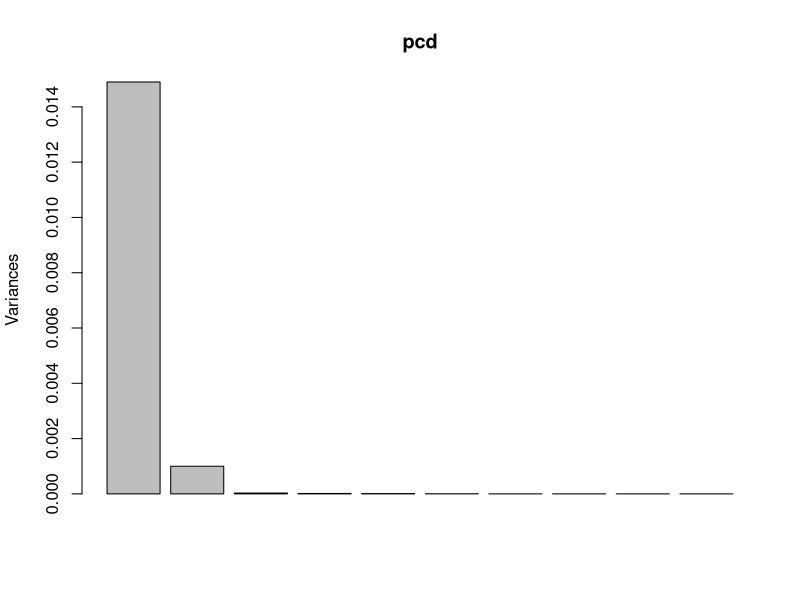
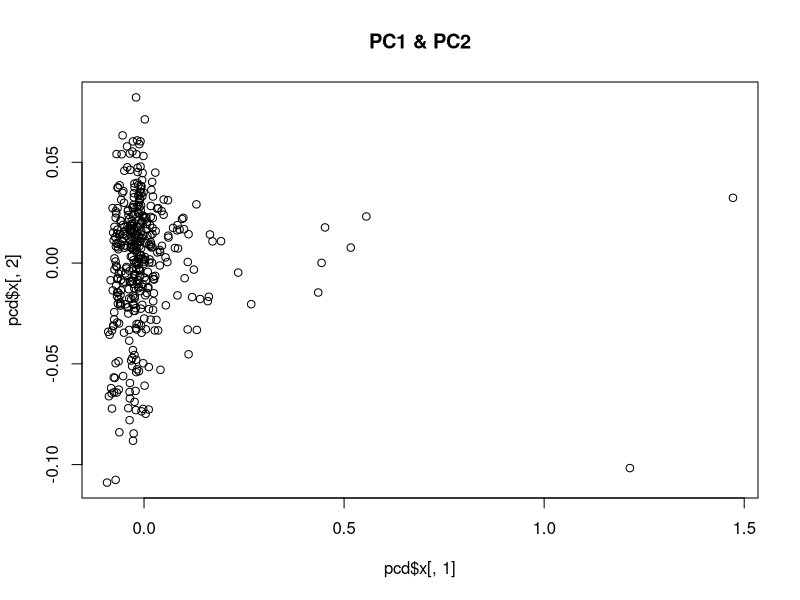
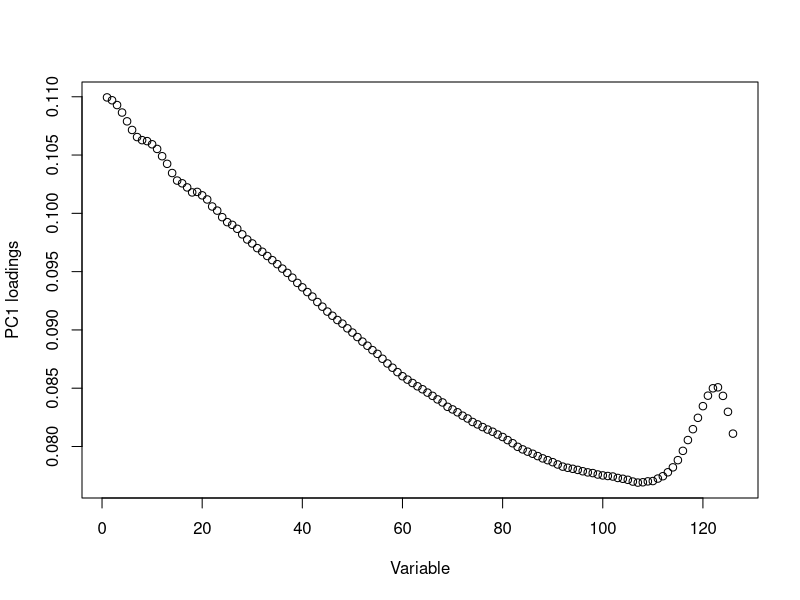
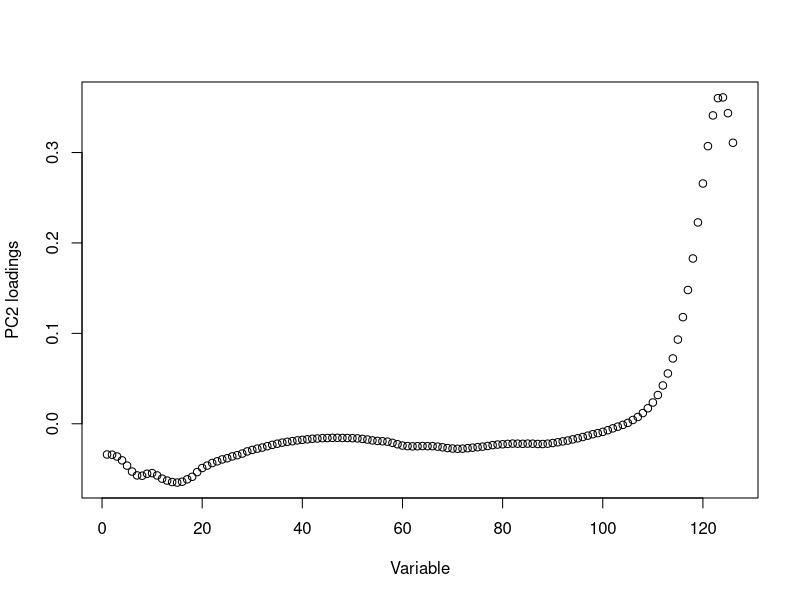
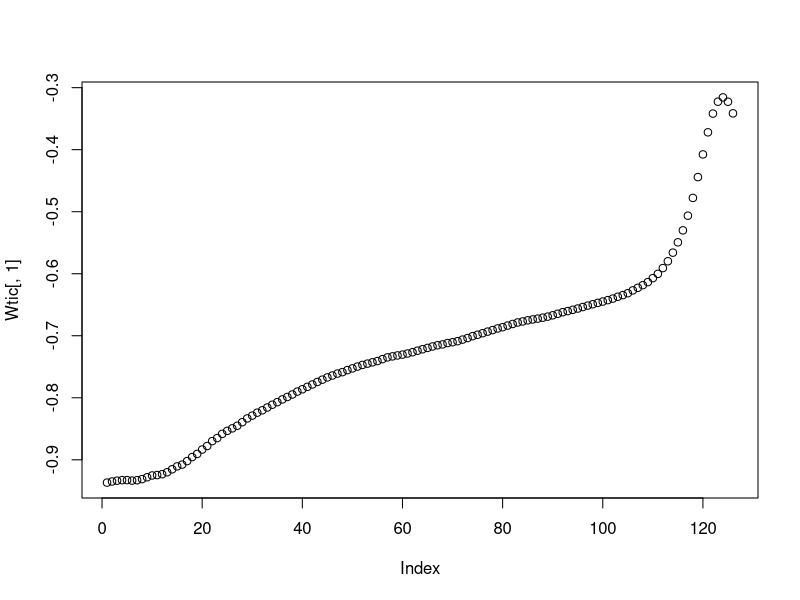
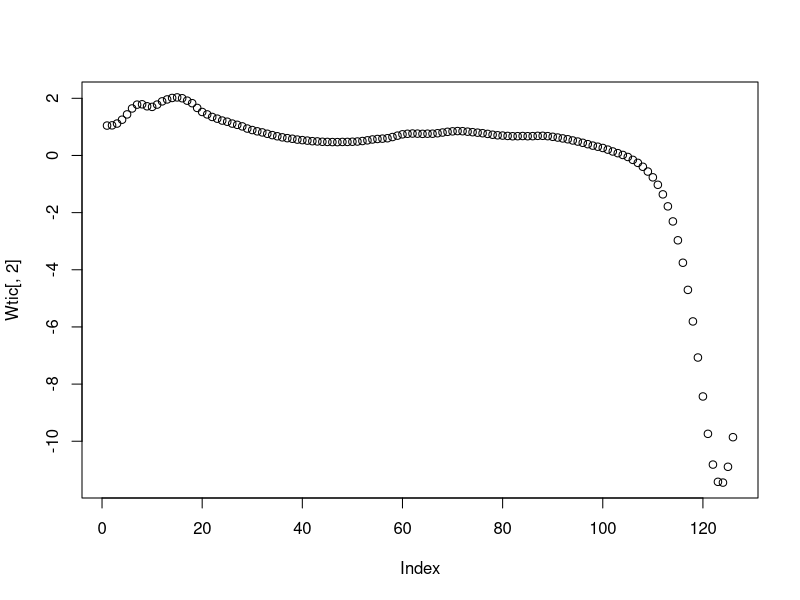
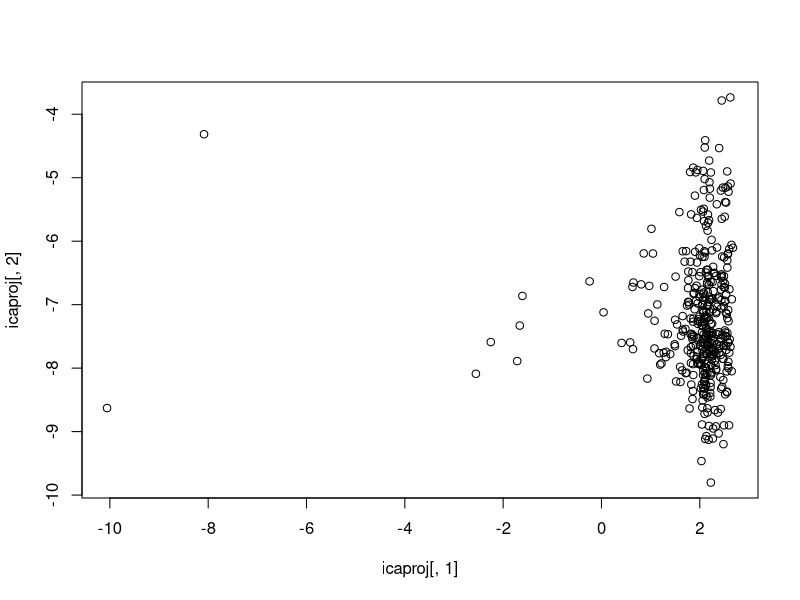
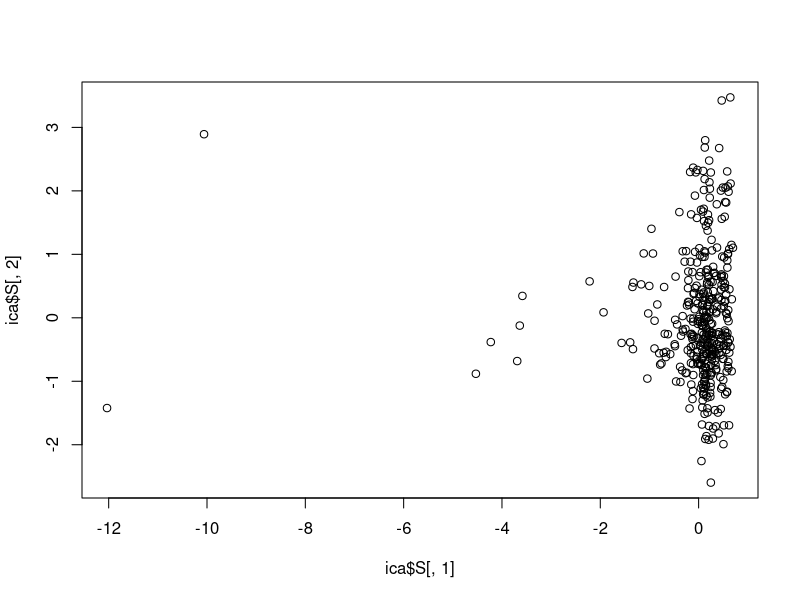

Write the R code that produced these figures, in order.


spectra = read.csv("NIRSpectra.csv", header=TRUE, sep=";", dec=",")

label = spectra$Viscosity

spectra$Viscosity = c()

pcd = prcomp(spectra)

lambda = pcd$sdev^2
#lambda

sprintf("%2.3f", lambda/sum(lambda) * 100)

screeplot(pcd)

plot(pcd$x[,1], pcd$x[,2], main="PC1 & PC2")

# Yes there are some unusual (outliers) diesel fuels. 

U = pcd$rotation

plot(U[,1], xlab="Variable", ylab="PC1 loadings")

plot(U[,2], xlab="Variable", ylab="PC2 loadings")

# The last ten variables explains most of PC2

#install.packages("fastICA")
set.seed(12345)
library(fastICA)

ica = fastICA(spectra, 2, alg.typ="parallel", fun="logcosh", alpha=1, method="R", row.norm = FALSE, maxit = 200, tol = 0.0001, verbose = TRUE)

Wtic = ica$K %*% ica$W

# K is the loadings from original data to the PCA and the W is the loading from PCA to ICA. Wtic is the transformation from originaldata directly to ICA

plot(Wtic[,1])

plot(Wtic[,2])

icaproj = as.matrix(spectra) %*% as.matrix(Wtic)

plot(icaproj[,1], icaproj[,2])

plot(ica$S[,1], ica$S[,2])

#install.packages("pls")

library(pls)
set.seed(12345)
pcr_model <- pcr(label~., data = spectra, scale = TRUE, validation = "CV")

summary(pcr_model)

plot(pcr_model)

validationplot(pcr_model, val.type="RMSEP")

which.min(pcr_model$validation$PRESS)
